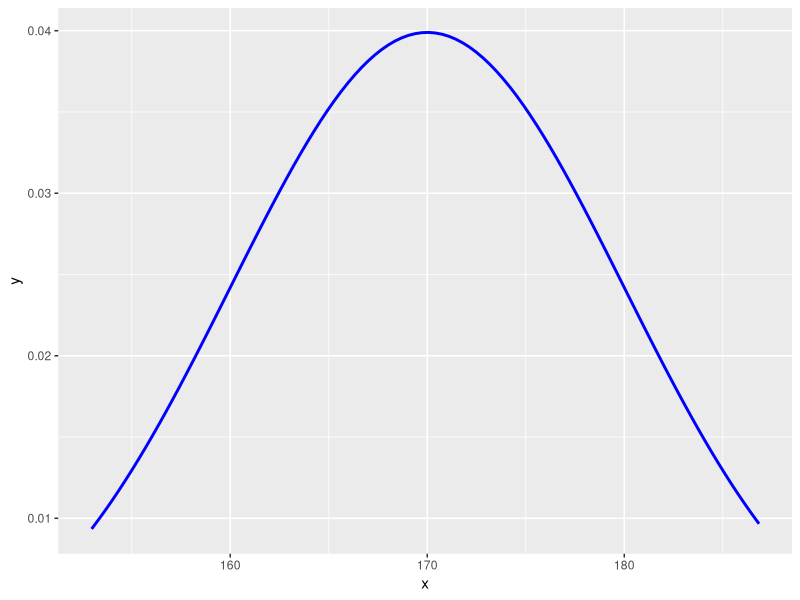
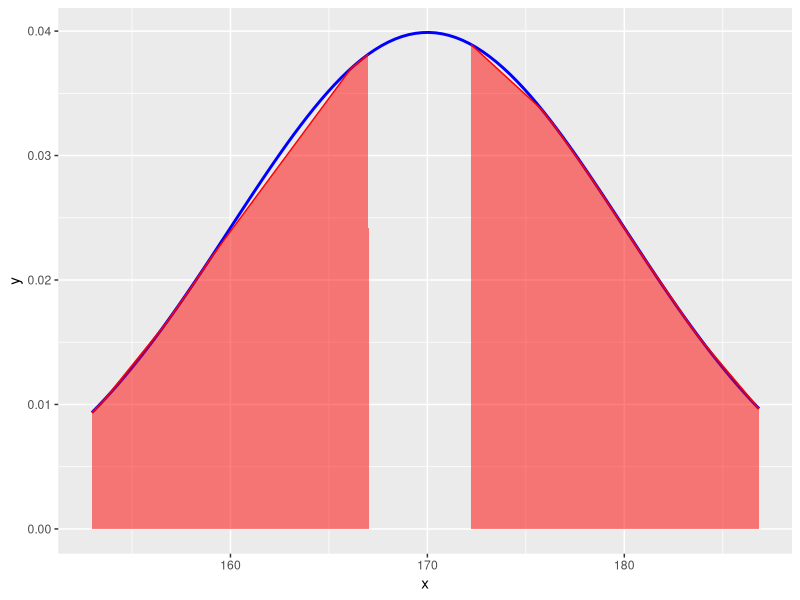

The R script that drew these images, in order:
require(ggplot2)
require(ggpubr)
"
Ejercicio practico 4
"

"
ENUNCIADO

Se sabe que el proceso de fabricacion de barras de acero para concreto reforzado 
producen barras con medidas de dureza que siguen una distribucion normal con 
desviacion estandar de 10 kilogramos de fuerza por milimetro cuadrado. 
Usando una muestra aleatoria de tamanio 25, un ingeniero quiere averiguar si una 
linea de produccion esta generando barras con dureza media de 170 [kgf mm^-2].
"

"PROBLEMA C

Datos generales

n = 25
sd = 10 [kgf mm^-2]

Hipotesis
- H0: Dureza media de las barras de acero U = 170 [kgf mm^-2]
- H1: Dureza media de las barras de acero U != 170 [kgf mm^-2]

Delta = 2
Delta siendo la diferencia entre la media (170) con los parametros que el ingeniero 
tomara para rechazar la hipotesis nula

"

"
1. Si el ingeniero piensa rechazar la hipotesis nula si la muestra presenta una 
media menor a 168 [kgf mm^-2] o mayor a 172 [kgf mm^-2], pero la verdadera dureza 
media de la linea de produccion fuera 173 [kgf mm^-2], 
¿cual seria la probabilidad de que el ingeniero, que obviamente no conoce este dato, 
tome la decision correcta de rechazar la hipotesis nula en favor de la hipotesis alternativa?
  
"

poder1 <- power.t.test(n = 25, 
                       sd = 10, 
                       delta = 2, 
                       sig.level = 0.05, 
                       power = NULL, 
                       alternative = "two.sided", 
                       strict = TRUE, 
                       type = "one.sample")
print(poder1)

"
El ingeniero tiene alrededor de un 84% de probabilidad de no cometer 
Error tipo 1 (no rechace H0 en favor de H1)
"

"
2. ¿A cuánto cambiaria esta probabilidad si se pudiera tomar una muestra de 64 barras?
"
poder2 <- power.t.test(n = 64, 
                       sd = 10, 
                       delta = 2, 
                       sig.level = 0.05, 
                       power = NULL, 
                       alternative = "two.sided", 
                       strict = TRUE, 
                       type = "one.sample")
print(poder2)

"
La probabilidad cambiaria a un 65% de no cometer error tipo 1 ( 1 - 0.35)
"

"
3. ¿Cuantas barras deberian revisarse para conseguir un poder estadistico de 0,90 
y un nivel de significacion de 0,05?
"

poder3 <- power.t.test(n = NULL, 
                       sd = 10, 
                       delta = 2, 
                       sig.level = 0.05, 
                       power = 0.9, 
                       alternative = "two.sided", 
                       strict = TRUE, 
                       type = "one.sample")
print(poder3)

"
Para conseguir un poder estadistico de 0,90 y un nivel de significacion 0,05 se 
necesitan 264.6137 muestras, como son barras de acero y no existen porciones de 
tal, n deberia ser 265.
"

"
4. ¿Y si quisiera ser bien exigente y bajar la probabilidad de cometer un error 
de tipo 1 a un 1% solamente?
" 

poder4 <- power.t.test(n = 25, 
                       sd = 10, 
                       delta = 2, 
                       sig.level = 0.01, 
                       power = NULL, 
                       alternative = "two.sided", 
                       strict = TRUE, 
                       type = "one.sample")
print(poder4)

"
Al bajar la probabilidad de cometer un error tipo 1 a un 1% solamente,existe 
un 95% de probabilidades de cometer error tipo 2.
"

n0 <- 25
u0 <- 170
sigma0 <- 10

x <- rnorm(n0, u0, sigma0)
y <- dnorm(x, mean = u0, sd= sigma0)
d <- data.frame(x,y)

p1 <- ggplot(data = d, aes(x))
p1 <- p1 + stat_function(fun = dnorm, 
                         n = 100, 
                         args = list(mean = u0, sd = sigma0), 
                         colour = "blue", 
                         size = 1)
print(p1)

p2 <- p1 + geom_area(data = subset(d, x > 172), 
                     aes(y = y), 
                     colour = "red", 
                     fill = "red", 
                     alpha = 0.5) + geom_area(data = subset(d, x < 168), 
                                              aes(y = y), 
                                              colour = "red", 
                                              fill = "red", 
                                              alpha = 0.5)
print(p2)

